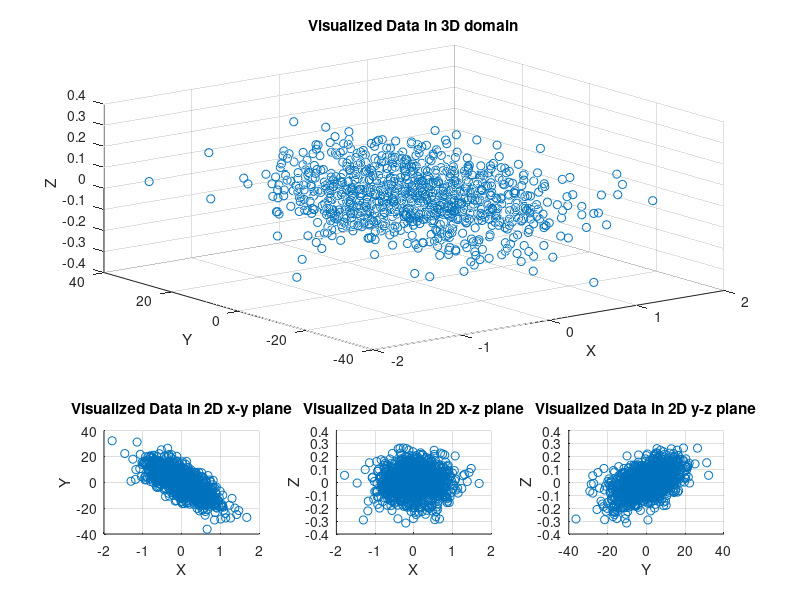
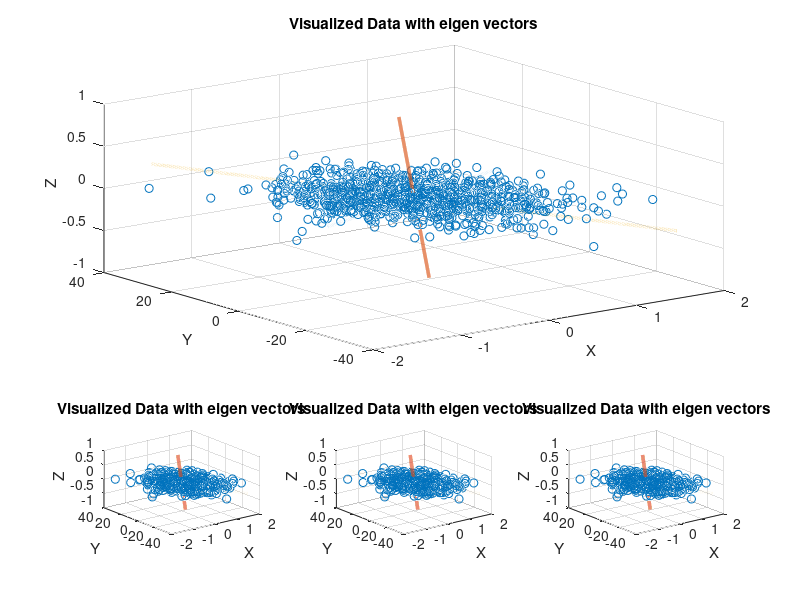
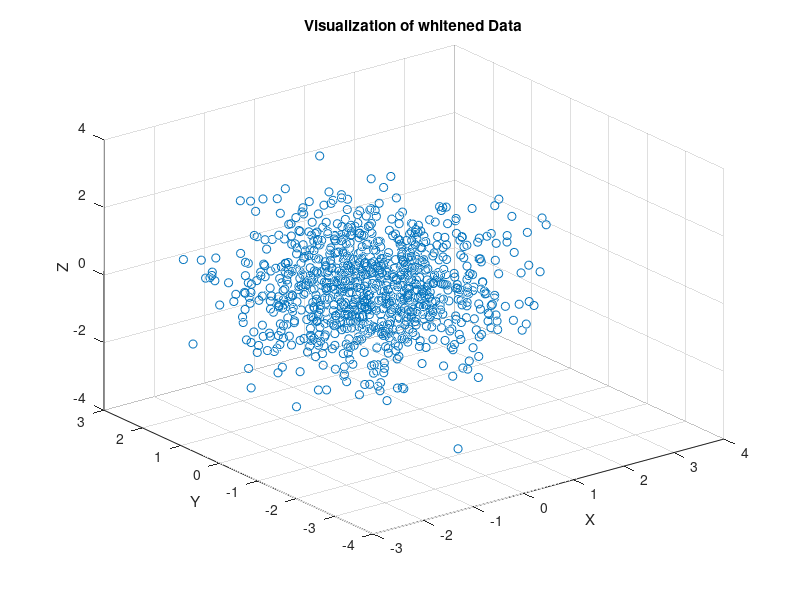
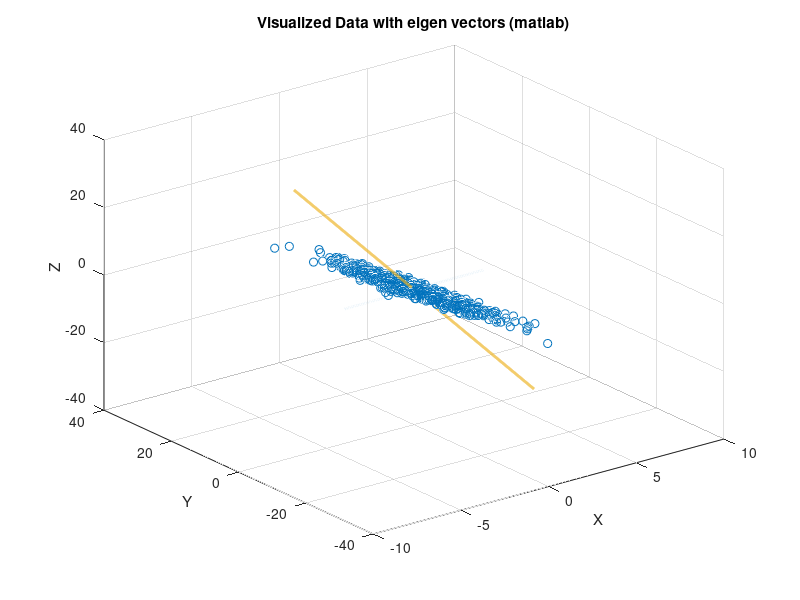

Write the MATLAB code that produced these figures, in order.
%%%%%%%%%%%%%%%%%%%%  Q1  %%%%%%%%%%%%%%%%%%
clc;clear all;close all;
X_load=load("Ex1.mat");
X_load=X_load.X;
%% part a
X =X_load';
for dim =1:3
    X(:,dim) = X(:,dim) - sum(X(:,dim))/(size(X,1)); 
end
figure()
subplot (3,3,[1:6])
scatter3(X(:,1),X(:,2),X(:,3))
title("Visualized Data in 3D domain")
xlabel('X'); ylabel("Y"); zlabel("Z");
subplot(3,3,7)
scatter(X(:,1),X(:,2))
title("Visualized Data in 2D x-y plane")
xlabel('X'); ylabel("Y");
grid on
subplot(3,3,8)
scatter(X(:,1),X(:,3))
title("Visualized Data in 2D x-z plane")
xlabel('X'); ylabel("Z");
grid on
subplot(3,3,9)
scatter(X(:,2),X(:,3))
title("Visualized Data in 2D y-z plane")
xlabel('Y'); ylabel("Z");
grid on
%% part B.1 
Covariance_mat = cov(X)
[V,D] = eig(Covariance_mat)
D_wh = D^(-1/2);
C_final = D_wh*V'*Covariance_mat*V*D_wh;
kernel=-1:0.001:1;
figure()
subplot (3,3,[1:6])
scatter3(X(:,1),X(:,2),X(:,3));
hold on
plot3(kernel*V(1,2),kernel*V(2,2),kernel*V(3,2),'linewidth',2.5)
hold on
plot3(kernel*V(1,1),kernel*V(2,1),kernel*V(3,1),'linewidth',2.5)
hold on
plot3(40*kernel*V(1,3),40*kernel*V(2,3),40*kernel*V(3,3),'linewidth',2.5)
title("Visualized Data with eigen vectors")
xlabel("X"); ylabel("Y"); zlabel("Z");
subplot(3,3,7)
scatter3(X(:,1),X(:,2),X(:,3));
hold on
plot3(kernel*V(1,2),kernel*V(2,2),kernel*V(3,2),'linewidth',2.5)
hold on
plot3(kernel*V(1,1),kernel*V(2,1),kernel*V(3,1),'linewidth',2.5)
hold on
plot3(40*kernel*V(1,3),40*kernel*V(2,3),40*kernel*V(3,3),'linewidth',2.5)
title("Visualized Data with eigen vectors")
xlabel("X"); ylabel("Y"); zlabel("Z");
subplot(3,3,8)
scatter3(X(:,1),X(:,2),X(:,3));
hold on
plot3(kernel*V(1,2),kernel*V(2,2),kernel*V(3,2),'linewidth',2.5)
hold on
plot3(kernel*V(1,1),kernel*V(2,1),kernel*V(3,1),'linewidth',2.5)
hold on
plot3(40*kernel*V(1,3),40*kernel*V(2,3),40*kernel*V(3,3),'linewidth',2.5)
title("Visualized Data with eigen vectors")
xlabel("X"); ylabel("Y"); zlabel("Z");
subplot(3,3,9)
scatter3(X(:,1),X(:,2),X(:,3));
hold on
plot3(kernel*V(1,2),kernel*V(2,2),kernel*V(3,2),'linewidth',2.5)
hold on
plot3(kernel*V(1,1),kernel*V(2,1),kernel*V(3,1),'linewidth',2.5)
hold on
plot3(40*kernel*V(1,3),40*kernel*V(2,3),40*kernel*V(3,3),'linewidth',2.5)
title("Visualized Data with eigen vectors")
xlabel("X"); ylabel("Y"); zlabel("Z");
%% part B.2
Y = transpose(D_wh*V'*X'); 
Covariance_matY =cov(Y)
figure();
scatter3(Y(:,1),Y(:,2),Y(:,3));
title('Visualization of whitened Data');
xlabel('X');ylabel('Y');zlabel('Z'); 
%% Part C.1
COEF_pca = pca(X);
figure()
scatter3(X(:,1),X(:,2),X(:,3));
hold on
plot3(4*kernel*COEF_pca(1,2),kernel*COEF_pca(2,2),kernel*COEF_pca(3,2),'linewidth',2)
hold on
plot3(4*kernel*COEF_pca(1,1),kernel*COEF_pca(2,1),kernel*COEF_pca(3,1),'linewidth',2)
hold on
plot3(40*kernel*COEF_pca(1,3),40*kernel*COEF_pca(2,3),40*kernel*COEF_pca(3,3),'linewidth',2)
title('Visualized Data with eigen vectors (matlab)');
xlabel('X');ylabel('Y');zlabel('Z');
%% Part C.2
figure()
Y_matlab = COEF_pca'*X';
scatter3(Y_matlab(1,:),Y_matlab(2,:),Y_matlab(3,:));
title('Visuallization of whitened Data (using matlab pca)');
xlabel('X');ylabel('Y');zlabel('Z');
covarianceY_matlab =cov(Y_matlab')
%%
[U_svd,S_svd,V_svd] = svd(X);




 

